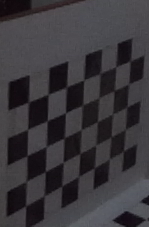
#> input picture tabuleiro/base/4.png, 149 x 227 px
$ jupyter execute visao-04.ipynb
#> lines starting #> are read from the running program, lines starting #| are printed output that depends on the picture
[cell 1]
import numpy as np
import cv2
import matplotlib.pyplot as plt

image_path = './tabuleiro/base/4.png'
image = cv2.imread(image_path, cv2.IMREAD_GRAYSCALE)
#> image: shape (227, 149); min 5, max 100, mean 56

def radiometric_correction(image, a, b):
#> called with a = 1.2, b = -30
    corrected_image = a * image + b
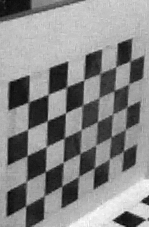
#> corrected_image: shape (227, 149) float64; min -24, max 90, mean 37.2; drawn with min black and max white
    corrected_image = np.clip(corrected_image, 0, 255)
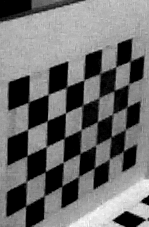
#> corrected_image: shape (227, 149) float64; min 0, max 90, mean 38.8; drawn with min black and max white
    return corrected_image.astype(np.uint8)
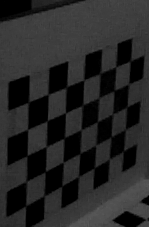
#> returned value: shape (227, 149); min 0, max 90, mean 38.5

a = 1.2
b = -30
corrected_image = radiometric_correction(image, a, b)

plt.figure(figsize=(10, 5))

plt.subplot(1, 2, 1)
plt.title('Imagem Original')
plt.imshow(image, cmap='gray')
plt.axis('off')

plt.subplot(1, 2, 2)
plt.title('Imagem Corrigida')
plt.imshow(corrected_image, cmap='gray')
plt.axis('off')

plt.show()
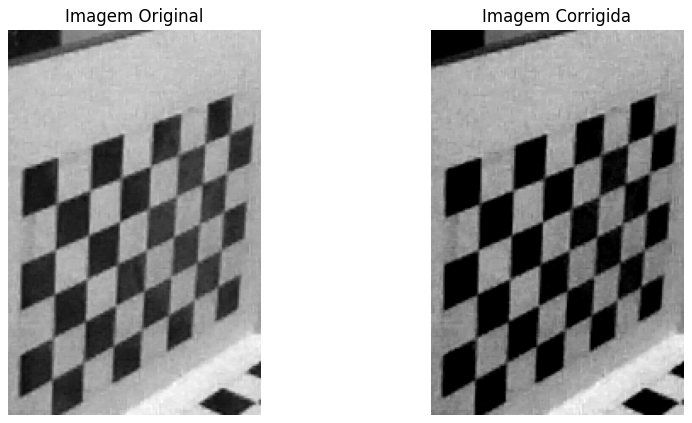
#> figure drawn by matplotlib, 2 panels

$ run again, with tabuleiro/base/1.png copied over tabuleiro/base/4.png
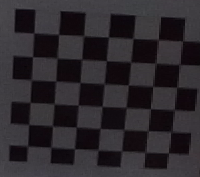
#> input picture tabuleiro/base/1.png, 200 x 177 px
#> in radiometric_correction, `return corrected_image.astype(np.uint8)`:
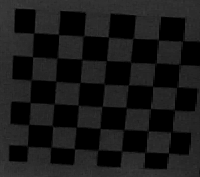
#> returned value: shape (177, 200); min 0, max 63, mean 25
#> `plt.show()`:
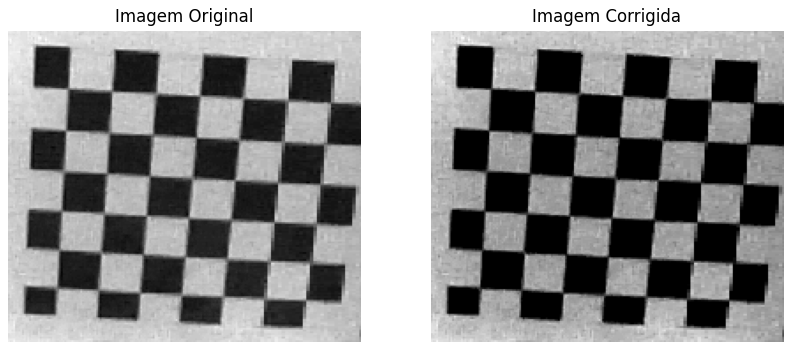
#> figure drawn by matplotlib, 2 panels

$ run again, with tabuleiro/base/2.png copied over tabuleiro/base/4.png
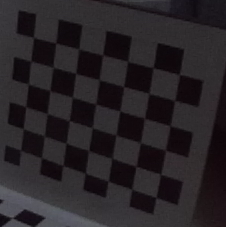
#> input picture tabuleiro/base/2.png, 226 x 227 px
#> in radiometric_correction, `return corrected_image.astype(np.uint8)`:
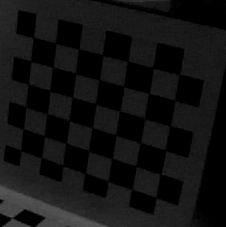
#> returned value: shape (227, 226); min 0, max 87, mean 18
#> `plt.show()`:
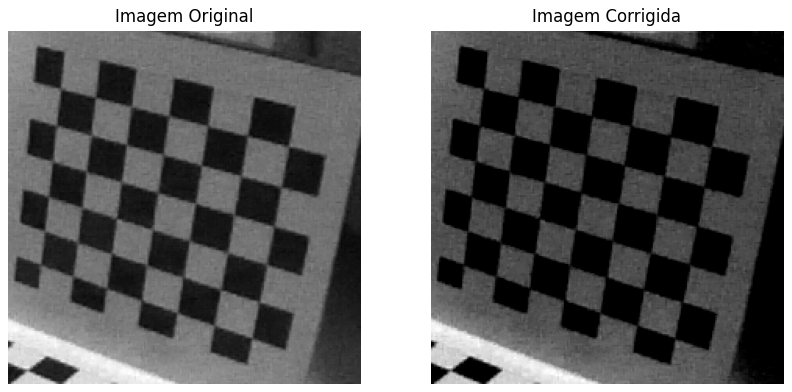
#> figure drawn by matplotlib, 2 panels
